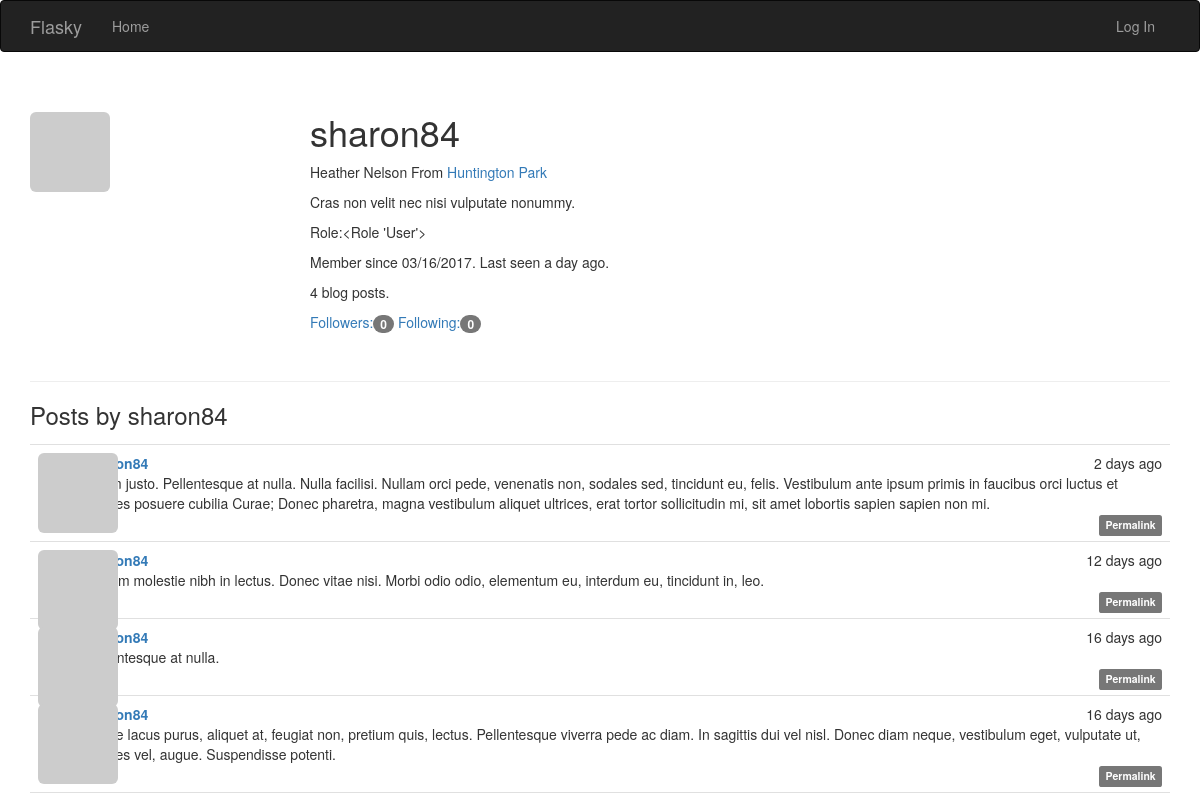
The page /user/sharon84 on the database its author committed.
### app/models.py (models this page shows, shortened)
class User(UserMixin, db.Model):
    __tablename__ = 'users'
    id = db.Column(db.Integer, primary_key=True)
    email = db.Column(db.String(64), unique=True, index=True)
    username = db.Column(db.String(64), unique=True, index=True)
    role_id = db.Column(db.Integer, db.ForeignKey('roles.id'))
    password_hash = db.Column(db.String(128))
    confirmed = db.Column(db.Boolean, default=False)
    name = db.Column(db.String(64))
    location = db.Column(db.String(64))
    about_me = db.Column(db.Text())
    member_since = db.Column(db.DateTime(), default=datetime.utcnow)
    last_since = db.Column(db.DateTime(), default=datetime.utcnow)
    avatar_hash = db.Column(db.String(32))
    posts = db.relationship('Post',backref='author',lazy='dynamic')
    followed = db.relationship('Follow',foreign_keys=[Follow.follower_id],backref=db.backref('follower',lazy='joined'),
                               lazy='dynamic',cascade='all,delete-orphan')
    followers = db.relationship('Follow',foreign_keys=[Follow.followed_id],backref=db.backref('followed',lazy='joined'),
                               lazy='dynamic',cascade='all,delete-orphan')
    @property
    def password(self):
        raise AttributeError('password is not a readable attribute')
    def gravatar(self, size=100, default='identicon', rating='g'):
        if request.is_secure:
            url = 'https://secure.gravatar.com/avatar'
        else:
            url = 'http://www.gravatar.com/avatar'
        hash = self.avatar_hash or hashlib.md5(
            self.email.encode('utf-8')).hexdigest()
        return '{url}/{hash}?s={size}&d={default}&r={rating}'.format(
            url=url, hash=hash, size=size, default=default, rating=rating)

class Role(db.Model):
    __tablename__ = 'roles'
    id = db.Column(db.Integer, primary_key=True)
    name = db.Column(db.String(64), unique=True)
    default = db.Column(db.Boolean, default=False, index=True)
    permissions = db.Column(db.Integer)
    users = db.relationship('User', backref='role', lazy='dynamic')
    def __repr__(self):
        return '<Role %r>' % self.name

class Post(db.Model):
    __tablename__ = 'posts'
    id = db.Column(db.Integer,primary_key=True)
    body = db.Column(db.Text)
    body_html = db.Column(db.Text)
    timestamp = db.Column(db.DateTime,index=True,default=datetime.utcnow)
    author_id = db.Column(db.Integer,db.ForeignKey('users.id'))

### app/main/views.py (the view)
@main.route('/user/<username>')
def user(username):
    user = User.query.filter_by(username=username).first()
    posts = user.posts.order_by(Post.timestamp.desc()).all()
    print user.posts
    print type(user.posts)
    return render_template('user.html',user=user,posts=posts)

### app/auth/views.py (called while the page is built)
@auth.before_app_request
def before_request():
    if current_user.is_authenticated:
        current_user.ping()
        if not current_user.confirmed and request.endpoint and request.endpoint[:5] != 'auth.' and request.endpoint != 'static':
            return redirect(url_for('auth.unconfirmed'))

### app/main/__init__.py (called while the page is built)
@main.app_context_processor
def inject_permissions():
    return dict(Permission=Permission)

### app/models.py (called while the page is built)
    def can(self, permissions):
        return False

    def is_administrator(self):
        return False

### app/templates/user.html (shortened to what this page needs)
{% extends 'base.html' %}
{% block page_content %}
<div class="page-header">
    <img class="img-rounded profile-thumbnail" src="{{ user.gravatar(size=256) }}">
     <div class="profile-header">
    <h1>{{ user.username }}</h1>
    {% if user.name or user.location %}
    <p>
        {% if user.name %}{{ user.name }}{% endif %}
        {% if user.location %}
            From <a href="http://map.baidu.com/?q={{ user.location }}">{{ user.location }}</a>
        {% endif %}
    </p>
    {% endif %}
    {% if user.about_me %}<p>{{ user.about_me }}</p>{% endif %}
    <p>Role:{{ user.role }}</p>
    <p>Member since {{ moment(user.member_since).format('L') }}. Last seen {{ moment(user.last_since).fromNow() }}.</p>
    <p>{{ user.posts.count() }} blog posts.</p>
    <p>
        <a href="{{ url_for('.followers',username=user.username) }}">Followers:<span class="badge">{{ user.followers.count() }}</span></a>
        <a href="{{ url_for('.followed_by', username=user.username) }}">Following:<span class="badge">{{ user.followed.count() }}</span></a>
    </p>
</div>
</div>
<h3>Posts by {{ user.username }}</h3>
{% include '_posts.html' %}
{% endblock %}

### app/templates/base.html (shortened to what this page needs)
{% extends "bootstrap/base.html" %}
{% block head %}
{{ super() }}
<link rel="stylesheet" type="text/css" href="{{ url_for('static', filename='styles.css') }}">
{% endblock %}
{% block navbar %}
<div class="navbar navbar-inverse" role="navigation">
    <div class="container">
        <div class="navbar-header">
            <a class="navbar-brand" href="{{ url_for('main.index') }}">Flasky</a>
        </div>
        <div class="navbar-collapse collapse">
            <ul class="nav navbar-nav">
                <li><a href="{{ url_for('main.index') }}">Home</a></li>
            </ul>
            <ul class="nav navbar-nav navbar-right">
                {% if current_user.is_authenticated %}
                <<li class="dropdown">
                    <a href="#" class="dropdown-toggle" data-toggle="dropdown">Account <b class="caret"></b></a>
                    <ul class="dropdown-menu">
                        <li><a href="{{ url_for('auth.modifityPassword') }}">Change Password</a></li>
                        <li><a href="{{ url_for('auth.logout') }}">Log Out</a></li>
                    </ul>
                </li>
                {% else %}
                <li><a href="{{ url_for('auth.login') }}">Log In</a></li>
                {% endif %}
            </ul>
        </div>
    </div>
</div>
{% endblock %}
{% block content %}
<div class="container">
    {% block page_content %}{% endblock %}
</div>
{% endblock %}

### app/templates/_posts.html (shortened to what this page needs)
<ul class="posts">
    {% for post in posts %}
    <li class="post">
        <div class="post-thumbnail">
            <a href="{{ url_for('.user',username=post.author.username) }}">
                <img class="img-rounded profile-thumbnail" src="{{ post.author.gravatar(size=40) }}">
            </a>
        </div>
        <div class="post-content">
            <div class="post-date">{{ moment(post.timestamp).fromNow() }}</div>
            <div class="post-author"><a href="{{ url_for('.user',username=post.author.username) }}">{{ post.author.username }}</a></div>
            <div class="post-body">
                {% if post.body_html %}
                    {{ post.body_html | safe }}
                {% else %}
                    {{ post.body }}
                {% endif %}
            </div>
            <div class="post-footer">
                <a href="{{ url_for('.post',id=post.id) }}">
                    <span class="label label-default">Permalink</span>
                </a>
            </div>
        </div>
    </li>
    {% endfor %}
</ul>

### app/static/styles.css (style rules this page uses)
.profile-thumbnail { position: absolute; }
.profile-header { min-height: 260px; margin-left: 280px; }
ul.posts { list-style-type: none; padding: 0px; margin: 16px 0px 0px 0px; border-top: 1px solid #e0e0e0; }
ul.posts li.post { padding: 8px; border-bottom: 1px solid #e0e0e0; }
div.post-date { float: right; }
div.post-author { font-weight: bold; }
div.post-thumbnail { position: absolute; }
div.post-content { margin-left: 48px; min-height: 48px; }
div.post-footer { text-align: right; }

### rows shown on the page
User: username "sharon84", name "Heather Nelson", location "Huntington Park", about_me "Cras non velit nec nisi vulputate nonummy.", member_since "03/16/2017", last_since "a day ago"
Role: role "<Role 'User'>"
Post: timestamp "2 days ago", body "Etiam justo. Pellentesque at nulla. Nulla facilisi. Nullam orci pede, venenatis non, sodales sed, tincidunt eu, felis. Vestibulum ante ipsum primis in faucibus orci luctus et ultrices posuere cubilia Curae; Donec pharetra, magna vestibulum aliquet ultrices, erat tortor sollicitudin mi, sit amet lobortis sapien sapien non mi."
Post: timestamp "12 days ago", body "Nullam molestie nibh in lectus. Donec vitae nisi. Morbi odio odio, elementum eu, interdum eu, tincidunt in, leo."
Post: timestamp "16 days ago", body "Pellentesque at nulla."
Post: timestamp "16 days ago", body "Fusce lacus purus, aliquet at, feugiat non, pretium quis, lectus. Pellentesque viverra pede ac diam. In sagittis dui vel nisl. Donec diam neque, vestibulum eget, vulputate ut, ultrices vel, augue. Suspendisse potenti."

### other values the page prints
{{ user.posts.count() }} "4"
{{ user.followers.count() }} "0"
{{ user.followed.count() }} "0"
